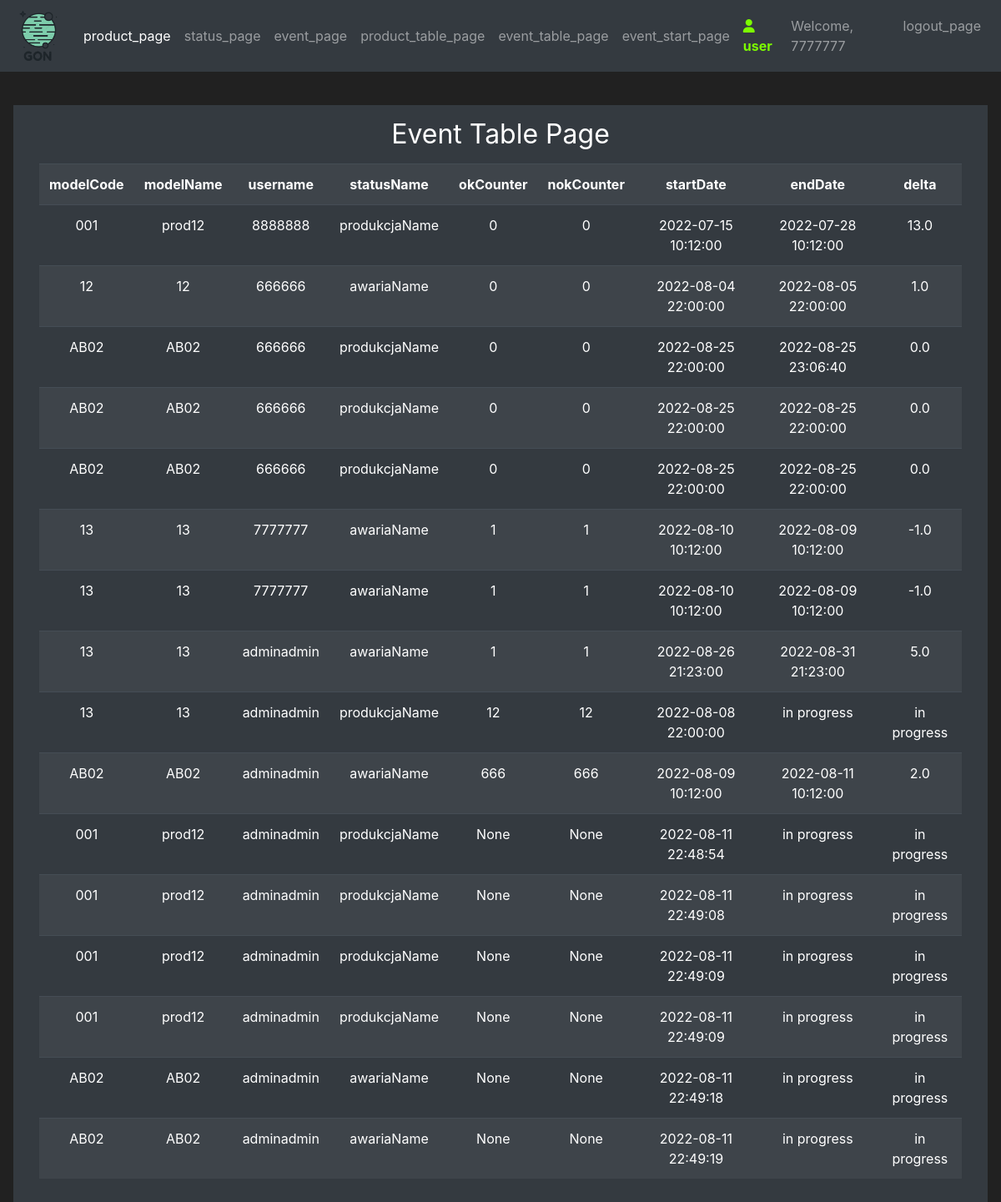
Page /eventTable (signed in) on the committed database.
### mainApp/models/user.py (models this page shows, shortened)
class User(UserMixin, db.Model):
    id = db.Column(db.Integer, primary_key=True, unique=True)
    username = db.Column(db.String(100), unique=True)
    password_hash = db.Column(db.String())
    email_address = db.Column(db.String())
    role = db.Column(db.Integer)

### mainApp/models/event.py (models this page shows, shortened)
class Event(db.Model):
    id = db.Column(db.Integer, primary_key=True)
    idProd = db.Column(db.Integer, db.ForeignKey(Product.id), nullable=True)
    idStatus = db.Column(db.Integer, db.ForeignKey(Status.id))
    startDate = db.Column(db.Integer)
    endDate = db.Column(db.Integer)
    okCounter = db.Column(db.Integer)
    nokCounter = db.Column(db.Integer)
    userID = db.Column(db.Integer, db.ForeignKey(User.id))

### mainApp/models/product.py (models this page shows, shortened)
class Product(db.Model):
    id = db.Column(db.Integer, primary_key=True)
    modelCode = db.Column(db.String(20), unique=True)
    modelName = db.Column(db.String(20))
    orderStatus = db.Column(db.String(20))
    startDate = db.Column(db.Integer)
    executionDate = db.Column(db.Integer)

### mainApp/models/status.py (models this page shows, shortened)
class Status(db.Model):
    id = db.Column(db.Integer, primary_key=True)
    statusCode = db.Column(db.Integer)
    statusName = db.Column(db.String(20), unique=True)
    production = db.Column(db.String(20))

### mainApp/routes.py (the view)
@app.route('/eventTable', methods=['GET', 'POST'])
@login_required
def event_table_page():
    results = db.session.query(Status, User, Product, Event).filter(
        Event.startDate, Event.startDate, Event.userID == User.id, Event.idProd == Product.id, Event.idStatus == Status.id)
    finalEventTable = []
    for status, user, product, event in results:
        finalEvent = {}
        finalEvent["modelCode"] = product.modelCode
        finalEvent["modelName"] = product.modelName
        finalEvent["username"] = user.username
        finalEvent["statusName"] = status.statusName
        finalEvent["okCounter"] = event.okCounter
        finalEvent["nokCounter"] = event.nokCounter
        finalEvent["startDate"] = datetime.fromtimestamp(event.startDate)
        if event.endDate:
            finalEvent["endDate"] = datetime.fromtimestamp(event.endDate)
            finalEvent["delta"] = round(
                (event.endDate - event.startDate)/86400, 1)
        else:
            finalEvent["endDate"] = "in progress"
            finalEvent["delta"] = "in progress"
        finalEventTable.append(finalEvent)
    for resfinalEvent in finalEventTable:
        print(resfinalEvent)
    return render_template('eventTable.html', finalEventTable=finalEventTable)

### mainApp/models/user.py (called while the page is built)
@login_manager.user_loader
def load_user(user_id):
    return User.query.get(int(user_id))

### mainApp/templates/eventTable.html (shortened to what this page needs)
{% extends 'base.html' %}
{% block content %}
<div class="text-center">
    <h1 class="h2 mb-3 font-weight-normal">Event Table Page</h1>
    <div class="container">
        <div class="table-responsive">
            <table class="table table-striped table-dark" style="width: 100%">
                <tr>
                    <th>modelCode</th>
                    <th>modelName</th>
                    <th>username</th>
                    <th>statusName</th>
                    <th>okCounter</th>
                    <th>nokCounter</th>
                    <th>startDate</th>
                    <th>endDate</th>
                    <th>delta</th>
                </tr>
                {% for finalEvent in finalEventTable %}
                <tr>
                    <td>{{finalEvent.modelCode}}</td>
                    <td>{{finalEvent.modelName}}</td>
                    <td>{{finalEvent.username}}</td>
                    <td>{{finalEvent.statusName}}</td>
                    <td>{{finalEvent.okCounter}}</td>
                    <td>{{finalEvent.nokCounter}}</td>
                    <td>{{finalEvent.startDate}}</td>
                    <td>{{finalEvent.endDate}}</td>
                    <td>{{finalEvent.delta}}</td>
                </tr>
                {% endfor %}
            </table>
        </div>
    </div>
</div>
{% endblock %}

### mainApp/templates/base.html (shortened to what this page needs)
<!doctype html>
<html lang="en">
<head>
   <link rel="stylesheet" href="https://cdn.jsdelivr.net/npm/bootstrap@4.5.3/dist/css/bootstrap.min.css"
>
   <link rel="stylesheet" href="https://cdnjs.cloudflare.com/ajax/libs/font-awesome/4.7.0/css/font-awesome.min.css">
</head>
<body>
   <nav class="navbar navbar-expand-md navbar-dark bg-dark">
      <a class="navbar-brand" href="{{url_for('home_page')}}"><img src="/static/LogoBIG.png" alt="..." height="60"
            class="d-inline-block"></a>
      <div class="collapse navbar-collapse" id="navbarNav">
         <ul class="navbar-nav mr-auto">
            <li class="nav-item active">
               <a class="nav-link" href="{{url_for('product_page')}}">product_page</a>
            </li>
            <li class="nav-item">
               <a class="nav-link" href="{{url_for('status_page')}}">status_page</a>
            </li>
            <li class="nav-item">
               <a class="nav-link" href="{{url_for('event_page')}}">event_page</a>
            </li>
            <li class="nav-item">
               <a class="nav-link" href="{{url_for('product_table_page')}}">product_table_page</a>
            </li>
            <li class="nav-item">
               <a class="nav-link" href="{{url_for('event_table_page')}}">event_table_page</a>
            </li>
            <li class="nav-item">
               <a class="nav-link" href="{{url_for('event_start_page')}}">event_start_page</a>
            </li>
         </ul>
         {% if current_user.is_authenticated %}
         <ul class="navbar-nav">
            <li class="nav-item">
               <a class="nav-link" style="color: lawngreen; font-weight: bold">
                  <i class='fa fa-user'></i>
                  {{ current_user.role }}
               </a>
            </li>
            <li class="nav-item">
               <a class="nav-link" href="#">Welcome, {{current_user.username}}</a>
            </li>
            <li class="nav-item">
               <a class="nav-link" href="{{url_for('logout_page')}}">logout_page</a>
            </li>
         </ul>
         {% endif %}
      </div>
   </nav>
   <br>
   <div class="position-relative overflow-hidden p-3 p-md-3 m-md-3 text-center bg-dark" style="color:white">
      {% block content %}
      {% endblock %}
   </div>
</body>
</html>

### mainApp/templates/base.html (style rules this page uses)
body { background-color: #212121; color: white }

### rows in the picture
User: role "user", username "7777777", username "7777777" "7777777"
Event: modelCode "001", modelName "prod12", username "8888888", statusName "produkcjaName", okCounter "0", nokCounter "0", startDate "2022-07-15 10:12:00", endDate "2022-07-28 10:12:00", delta "13.0"
Event: modelCode "12", modelName "12", username "666666", statusName "awariaName", okCounter "0", nokCounter "0", startDate "2022-08-04 22:00:00", endDate "2022-08-05 22:00:00", delta "1.0"
Product: modelCode "AB02" "AB02" "AB02" "AB02" "AB02" "AB02", modelName "AB02" "AB02" "AB02" "AB02" "AB02" "AB02"
User: username "666666" "666666" "666666"
Status: statusName "produkcjaName" "produkcjaName" "produkcjaName" "produkcjaName" "produkcjaName" "produkcjaName" "produkcjaName" "produkcjaName"
Product: modelCode "13" "13" "13" "13", modelName "13" "13" "13" "13"
Status: statusName "awariaName" "awariaName" "awariaName" "awariaName" "awariaName" "awariaName"
User: username "adminadmin" "adminadmin" "adminadmin" "adminadmin" "adminadmin" "adminadmin" "adminadmin" "adminadmin" "adminadmin"
Event: okCounter "666", nokCounter "666"
Product: modelCode "001" "001" "001" "001", modelName "prod12" "prod12" "prod12" "prod12"

### other values in the picture
{{ finalEvent.okCounter }} "0" "0" "0" "1" "1" "1" "12" "None" "None" "None" "None" "None" "None"
{{ finalEvent.nokCounter }} "0" "0" "0" "1" "1" "1" "12" "None" "None" "None" "None" "None" "None"
{{ finalEvent.startDate }} "2022-08-25 22:00:00" "2022-08-25 22:00:00" "2022-08-25 22:00:00" "2022-08-10 10:12:00" "2022-08-10 10:12:00" "2022-08-26 21:23:00" "2022-08-08 22:00:00" "2022-08-09 10:12:00" "2022-08-11 22:48:54" "2022-08-11 22:49:08" "2022-08-11 22:49:09" "2022-08-11 22:49:09" "2022-08-11 22:49:18" "2022-08-11 22:49:19"
{{ finalEvent.endDate }} "2022-08-25 23:06:40" "2022-08-25 22:00:00" "2022-08-25 22:00:00" "2022-08-09 10:12:00" "2022-08-09 10:12:00" "2022-08-31 21:23:00" "in progress" "2022-08-11 10:12:00" "in progress" "in progress" "in progress" "in progress" "in progress" "in progress"
{{ finalEvent.delta }} "0.0" "0.0" "0.0" "-1.0" "-1.0" "5.0" "in progress" "2.0" "in progress" "in progress" "in progress" "in progress" "in progress" "in progress"
